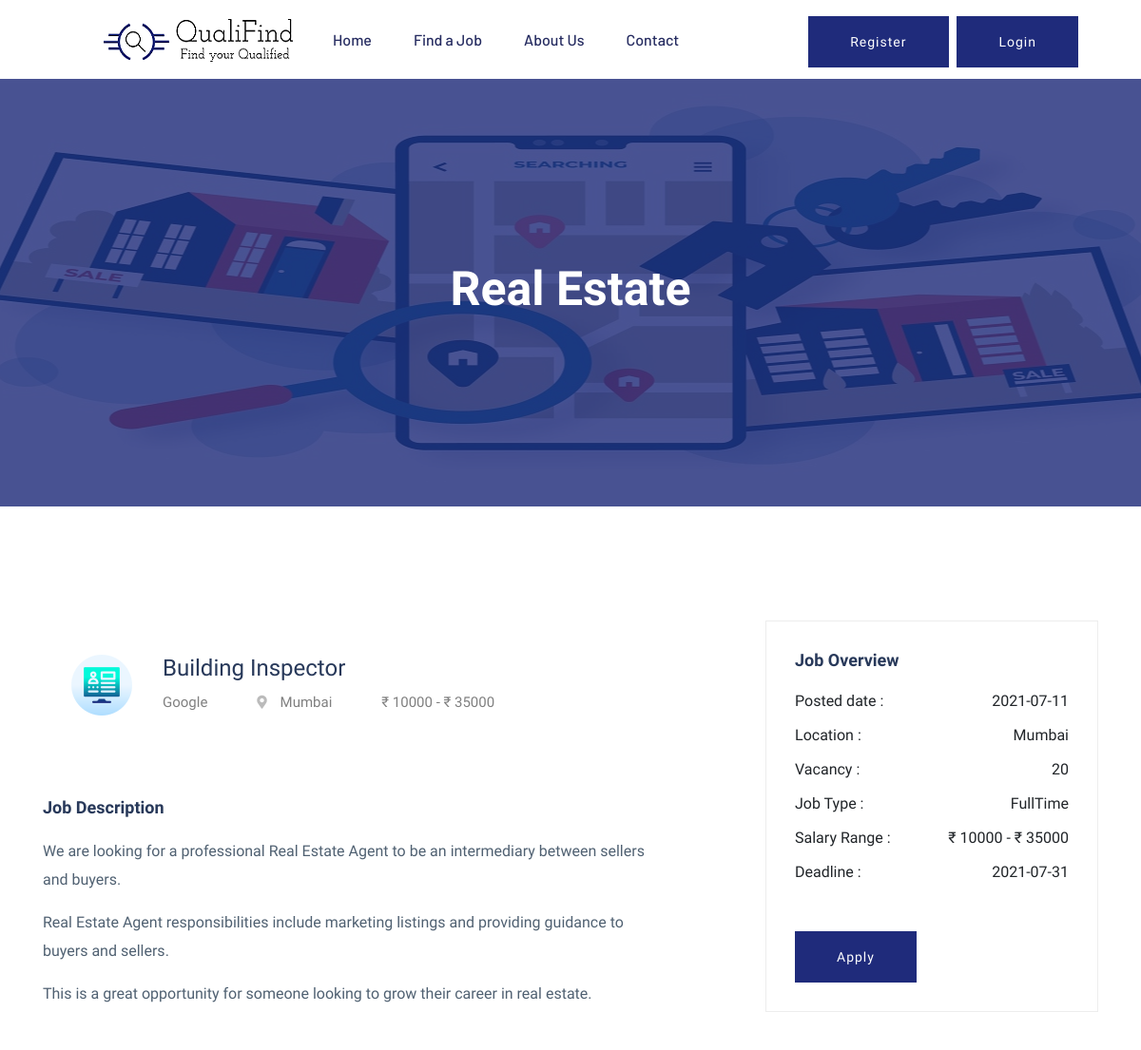
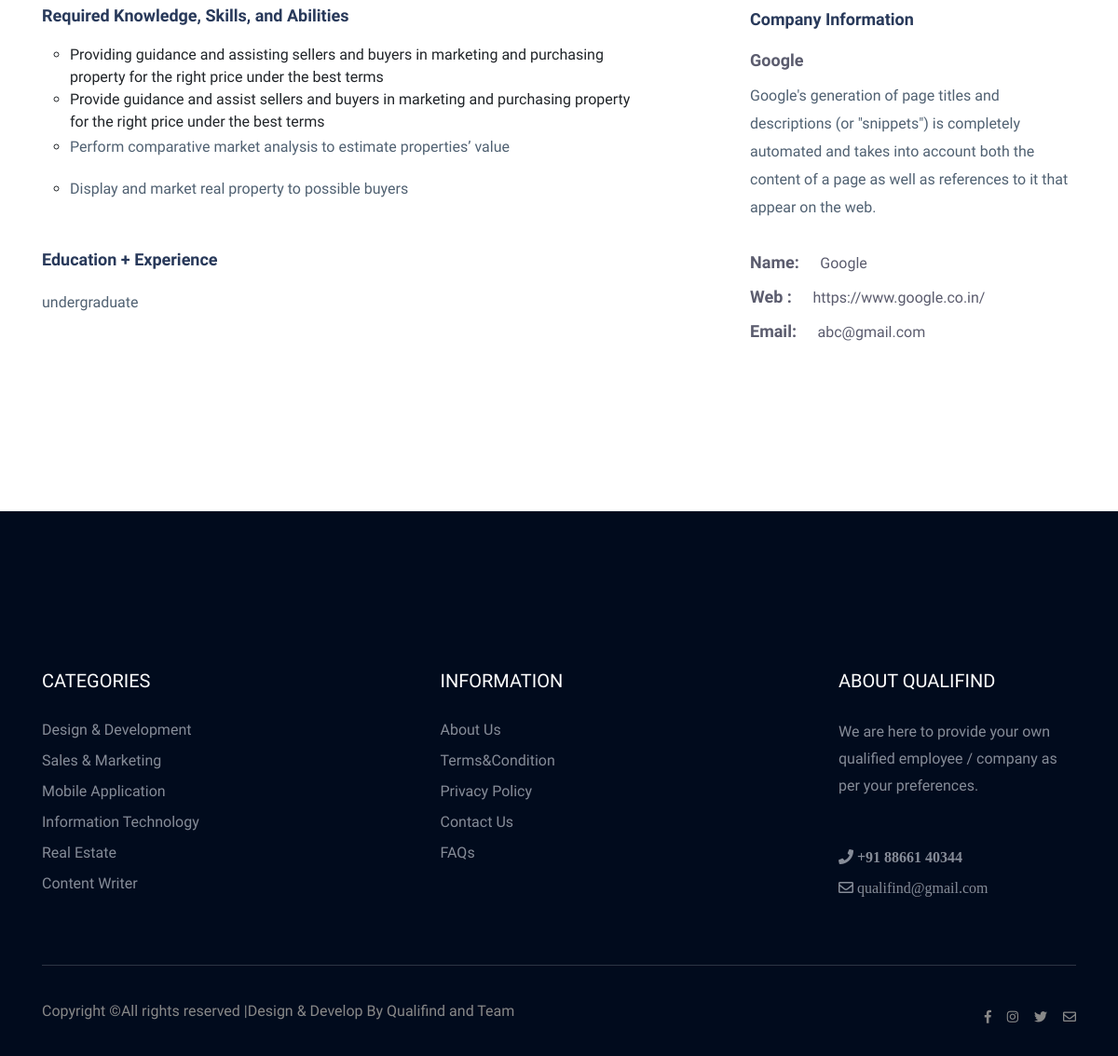
/job_details.php?id=25, run on the app's committed database (2 pictures, top to bottom).
### tables this page shows
CREATE TABLE `job_details` (
  `j_id` int(11) NOT NULL AUTO_INCREMENT,
  `j_title` varchar(200) NOT NULL,
  `j_desc` text NOT NULL,
  `j_req` text NOT NULL,
  `j_eduex` text NOT NULL,
  `j_deadline` varchar(200) NOT NULL,
  `j_loc` varchar(200) NOT NULL,
  `j_vacancy` varchar(200) NOT NULL,
  `j_type` varchar(200) NOT NULL,
  `j_cat` varchar(200) NOT NULL,
  `j_minsalary` double NOT NULL,
  `j_maxsalary` double NOT NULL,
  `j_postdate` date NOT NULL DEFAULT current_timestamp(),
  `j_status` tinyint(1) NOT NULL DEFAULT 1,
  `r_id` int(11) NOT NULL,
  PRIMARY KEY (`j_id`),
  KEY `job_details_ibfk_1` (`r_id`),
  CONSTRAINT `job_details_ibfk_1` FOREIGN KEY (`r_id`) REFERENCES `rc_details` (`r_id`) ON DELETE CASCADE ON UPDATE CASCADE
);

CREATE TABLE `rc_details` (
  `r_id` int(11) NOT NULL AUTO_INCREMENT,
  `r_name` varchar(200) NOT NULL,
  `r_email` varchar(200) NOT NULL,
  `r_password` varchar(200) NOT NULL,
  `r_mobno` varchar(200) NOT NULL,
  `r_wpno` varchar(200) NOT NULL,
  `r_cemail` varchar(200) DEFAULT NULL,
  `r_cname` varchar(200) DEFAULT NULL,
  `r_cdesc` text DEFAULT NULL,
  `r_cwblink` varchar(200) DEFAULT NULL,
  `r_img` text DEFAULT 'default.png',
  `unique_id` int(255) DEFAULT NULL,
  `status` varchar(200) DEFAULT NULL,
  PRIMARY KEY (`r_id`),
  UNIQUE KEY `r_wpno` (`r_wpno`)
);

### job_details.php (the view, shortened to what this page needs)
<?php
include "include/header.php";
require_once('include/config.php');
?>
<?php
if(isset($_GET["id"]) || $_SESSION["j_detail"]){
  $jid=$_SESSION["j_detail"];
  $sql=$conn->prepare("SELECT j.*,r.r_cemail,r.r_cname,r.r_cwblink,r.r_cdesc,r.r_img FROM job_details AS j ,rc_details AS r WHERE j.j_id=? AND r.r_id=j.r_id ");
  $sql->bindParam(1,$jid);
  $sql->execute();
  $row=$sql->fetch(PDO::FETCH_ASSOC);
?>
<main>
              <?php
        if($row["j_cat"]=="RealEstate"){
     ?>
        <div class="slider-area ">
        <div class="single-slider section-overly slider-height2 d-flex align-items-center" data-background="assets/img/hero/realestate.jpg">
            <div class="container">
                <div class="row">
                    <div class="col-xl-12">
                        <div class="hero-cap text-center">
                            <h2>Real Estate</h2>
                        </div>
                    </div>
                </div>
            </div>
        </div>
        </div>
         <?php
            }
         ?>
        <div class="job-post-company pt-120 pb-120">
            <div class="container">
                <div class="row justify-content-between">
                    <div class="col-xl-7 col-lg-8">
                        <div class="single-job-items mb-50">
                            <div class="job-items">
                                <div class="company-img company-img-details">
                                    <a href="#"><img src="recruiter/uploads/<?php echo $row["r_img"];?>" alt=""></a>
                                </div>
                                <div class="job-tittle">
                                    <a href="#">
                                        <h4> <?php echo $row["j_title"]   ?></h4>
                                    </a>
                                    <ul>
                                        <li> <?php  echo  $row['r_cname'] ?? 'default value';   ?></li>
                                        <li><i class="fas fa-map-marker-alt"></i>  <?php echo $row["j_loc"]  ?></li>
                                        <li>  &#8377;  <?php echo $row["j_minsalary"]  ?>  - &#8377; <?php echo $row["j_maxsalary"]  ?></li>
                                    </ul>
                                </div>
                            </div>
                        </div>
                        <div class="job-post-details">
                            <div class="post-details1 mb-50">
                                <div class="small-section-tittle">
                                    <h4>Job Description</h4>
                                </div>
                                <p><?php echo $row["j_desc"]  ?></p>
                            </div>
                            <div class="post-details2  mb-50">
                                <div class="small-section-tittle">
                                    <h4>Required Knowledge, Skills, and Abilities</h4>
                                </div>
                               <p> <?php echo $row["j_req"]  ?></p>
                            </div>
                            <div class="post-details2  mb-50">
                                <div class="small-section-tittle">
                                    <h4>Education + Experience</h4>
                                </div>
                               <p><?php echo $row["j_eduex"]  ?></p>
                            </div>
                        </div>
                    </div>
                    <div class="col-xl-4 col-lg-4">
                        <div class="post-details3  mb-50">
                           <div class="small-section-tittle">
                               <h4>Job Overview</h4>
                           </div>
                          <ul>
                              <li>Posted date : <span><?php echo $row["j_postdate"]  ?></span></li>
                              <li>Location : <span><?php echo $row["j_loc"]  ?></span></li>
                              <li>Vacancy : <span><?php echo $row["j_vacancy"]  ?></span></li>
                              <li>Job Type : <span><?php echo $row["j_type"]  ?></span></li>
                              <li>Salary Range :  <span>&#8377;  <?php echo $row["j_minsalary"]  ?>  - &#8377; <?php echo $row["j_maxsalary"]  ?></span></li>
                              <li>Deadline : <span><?php echo $row["j_deadline"]  ?></span></li>
                          </ul>
                         <div class="apply-btn2">
                             <?php
                                    if(isset($_SESSION["seeker"]))
                                    {
                                        try
                                        {
                                            $queryforapply = $conn->prepare("SELECT ja_id FROM job_apply WHERE j_id = ? && s_id = ?");
                                            $queryforapply->bindParam(1, $row["j_id"]);
                                            $queryforapply->bindParam(2, $_SESSION["sid"]);
                                            if($queryforapply->execute())
                                            {
                                                $num = $queryforapply->rowCount();
                                                if($num == 1)
                                                {
                                                     echo "<a href='#' class='btn'>Applied</a>";
                                                }
                                                else
                                                {
                                                    $query=$conn->prepare("SELECT q_id FROM quiz WHERE j_id = ? ");
                                                    $query->bindParam(1, $row["j_id"]);
                                                    $query->execute();
                                                    $num=$query->rowCount();
                                                    if($num==1)
                                                    {
                                                         echo "<a href='quiz.php?j_id=". $row["j_id"] ."' class='btn'>Apply For SkillTest</a>";
                                                    }
                                                    else{
                                                         echo "
                                                         <form action='" . htmlspecialchars($_SERVER["PHP_SELF"]) ."' method='post' >
                                                         <button name='apply' class='btn'>Apply Now</button>
                                                         </form>";
                                                    }
                                                }
                                            }
                                        }
                                        catch(Exception $e){
                                            header("location: https://qualifind.rushilshah.in/error.php");
                                            ob_flush();
                                            exit();
                                        }
                                    }
                                    else
                                    {
                                        echo "<a href='Auth/loginform.php' class='btn'>Apply</a>";
                                    }
                             ?>
                         </div>
                       </div>
                        <div class="post-details4  mb-50">
                           <div class="small-section-tittle">
                               <h4>Company Information</h4>
                           </div>
                              <span><?php echo $row["r_cname"]  ?>  </span>
                              <p><?php echo $row["r_cdesc"]  ?></p>
                            <ul>
                                <li>Name: <span><?php echo $row["r_cname"]  ?>  </span></li>
                                <li>Web : <span> <?php echo $row["r_cwblink"]  ?></span></li>
                                <li>Email: <span><?php echo $row["r_cemail"]  ?></span></li>
                            </ul>
                       </div>
                    </div>
                </div>
            </div>
        </div>
</main>
<?php
}
else{
  header("location: https://qualifind.rushilshah.in/error.php");
            ob_flush();
            exit();
}
?>
        <?php include "include/footer.php"; ?>
    </body>
</html>

### data on the page
job_details: r.r_img (placeholder picture), j_title "Building Inspector", r.r_cname "Google", j_loc "Mumbai", j_minsalary "10000", j_maxsalary "35000", j_desc "We are looking for a professional Real Estate Agent to be an intermediary between sellers and buyers. Real Estate Agent responsibilities include marketing listings and providing guidance to buyers and sellers. This is a great opportunity for someone looking to grow their career in real estate.", j_req "Providing guidance and assisting sellers and buyers in marketing and purchasing property for the right price under the best terms Provide guidance and assist sellers and buyers in marketing and purchasing property for the right price under the best terms Perform comparative market analysis to estimate properties’ value Display and market real property to possible buyers", j_eduex "undergraduate", j_postdate "2021-07-11", j_vacancy "20", j_type "FullTime", j_deadline "2021-07-31", r.r_cdesc "Google's generation of page titles and descriptions (or \"snippets\") is completely automated and takes into account both the content of a page as well as references to it that appear on the web.", r.r_cwblink "https://www.google.co.in/", r.r_cemail "abc@gmail.com"
